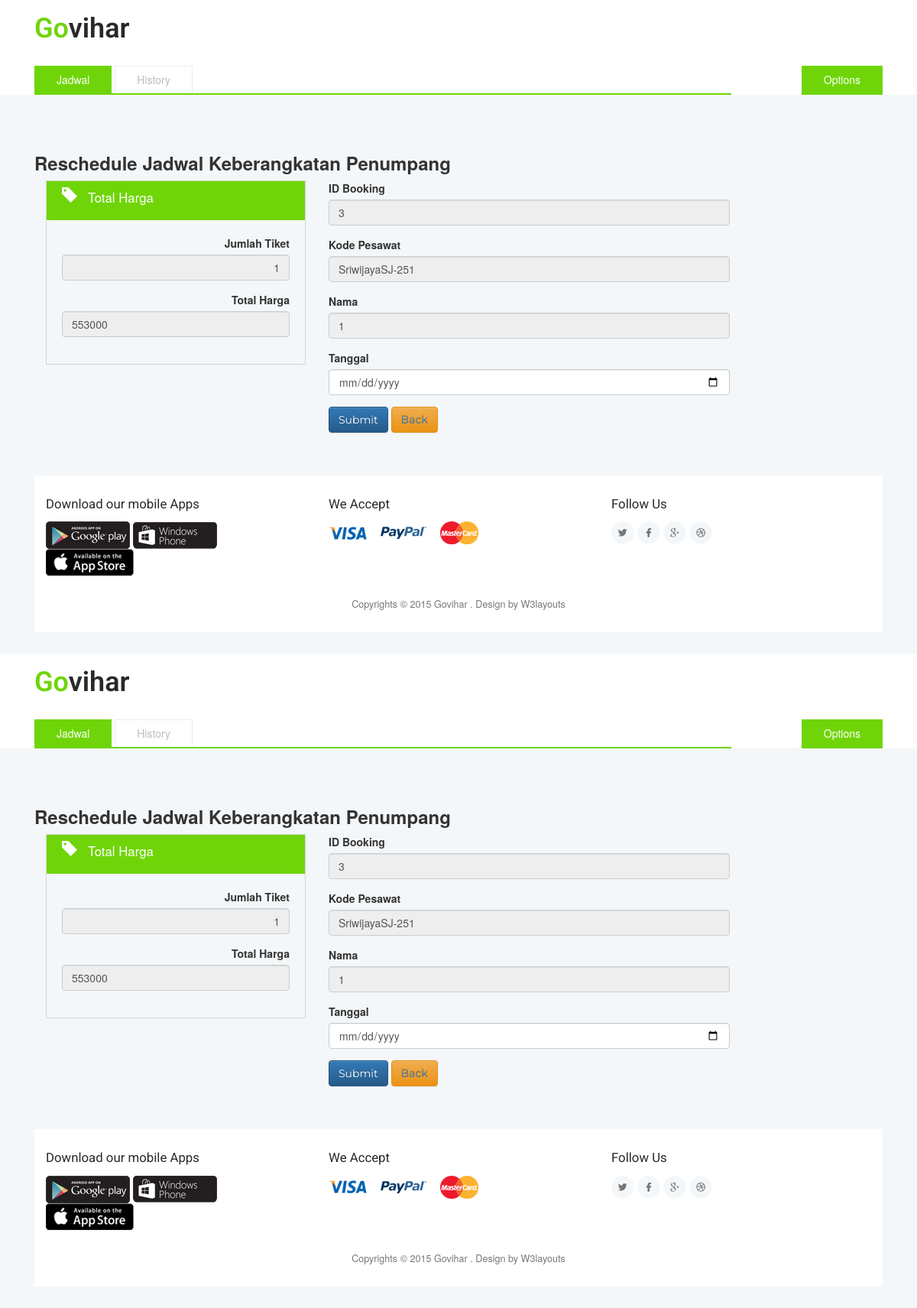
The app's page /Booking/edit/3 with its own data.
### tables this page shows
CREATE TABLE IF NOT EXISTS `booking` (
  `IdBooking` int(5) NOT NULL,
  `FK_KodePesawat` varchar(30) NOT NULL,
  `FK_IdPenumpang` int(10) NOT NULL,
  `TanggalBook` date NOT NULL,
  `JumlahTiket` int(11) NOT NULL,
  `TotalHarga` int(11) NOT NULL
);

### application/controllers/Booking.php (called while the page is built, shortened)
<?php
class Booking extends CI_Controller {
	function __construct(){
		$this->load->helper(array('url'));
		$this->load->model('PenumpangModel');
		$this->load->model('PesawatModel');
		$this->load->model('BookingModel');
	}
	public function edit($idbook=''){
		$book = $this->BookingModel->getedit($idbook);
		$data = array(
			"IdBooking" 		=> $book[0]['IdBooking'],
			"FK_IdPenumpang" 	=> $book[0]['FK_IdPenumpang'],
			"FK_KodePesawat"	=> $book[0]['FK_KodePesawat'],
			"TanggalBook"		=> $book[0]['TanggalBook'],
			"JumlahTiket" 		=> $book[0]['JumlahTiket'],
			"TotalHarga"		=> $book[0]['TotalHarga']
		);
		$this->form_validation->set_rules('tgl', 'Tgl', 'required',
			array(
				'required' 		=> 'Isi %s lah, hadeeh.'
			));
		$this->load->view('Templates/Header');
		$this->load->view('Booking/EditBooking',$data);
		$this->load->view('Templates/Footer');
		if ($this->form_validation->run() === FALSE) {
			$this->load->view('Templates/Header');
			$this->load->view('Booking/EditBooking',$data);
			$this->load->view('Templates/Footer');
		}
	}
}

### index.php (called while the page is built, shortened)
<?php
require_once BASEPATH.'core/CodeIgniter.php';

### application/models/BookingModel.php (called while the page is built, shortened)
<?php
class BookingModel extends CI_Model {
	public function getedit($idbook=''){
		$data = $this->db->query('SELECT * FROM booking where IdBooking = '.$idbook);
		return $data->result_array();
	}
}

### application/views/Booking/EditBooking.php (the view, shortened to what this page needs)
<html lang="en">
  <head>
    <link rel="stylesheet" href="<?php echo base_url('./assets/css/bootstrap.min.css'); ?>" media="screen">
    <link rel="stylesheet" href="//maxcdn.bootstrapcdn.com/bootstrap/3.3.7/css/bootstrap.min.css">
<link rel="stylesheet" href="//maxcdn.bootstrapcdn.com/bootstrap/3.3.7/css/bootstrap-theme.min.css">
  </head>
<body>
 <div class="banner-bottom">
    <div class="container">
      <h3><strong>Reschedule Jadwal Keberangkatan Penumpang</strong></h3>
      <?php echo form_open(current_url());?>
        <div class="col-md-4 single-gd-rt">
              <div class="spl-btn">
                <div class="spl-btn-bor">
                  <a href="#">
                    <span class="glyphicon glyphicon-tag" aria-hidden="true"></span>
                  </a>
                  <p>Total Harga</p>
                </div>
                <div class="sp-bor-btn text-right">
                  <div class="form-group">
                    <label>Jumlah Tiket</label>
                    <input type='text' class="form-control jumlah-tiket" name="jumtik" style="text-align:right;"  value="<?php echo $JumlahTiket; ?>" / readonly>
                  </div>
                  <div class="form-group">
                  <label>Total Harga</label>
                    <input type="text" class="form-control total-harga" name="total" value="<?php echo $TotalHarga; ?>" readonly></h4>
                  </div>
                </div>
              </div>
        </div>
        <div class="col-md-6">
          <div class="bs-component">
            <form class="needs-validation" novalidate>
              <fieldset>
                <div class="form-group">
                  <label>ID Booking</label>
                  <input type="text" class="form-control" name="idbook" value="<?php echo $IdBooking; ?>" readonly>
                </div>
                <div class="form-group">
                  <label>Kode Pesawat</label>
                  <input type="text" class="form-control" name="kode" value="<?php echo $FK_KodePesawat; ?>" readonly>
                </div>
                <div class="form-group">
                  <label>Nama</label>
                  <input type="text" class="form-control" name="idpenumpang" value="<?php echo $FK_IdPenumpang; ?>" readonly>
                </div>
                <div class="form-group">
                  <label for="tgl">Tanggal</label>
                  <input type="date" class="form-control" id="tgl" name="tgl" value="<?php echo set_value('tanggal')?>" required>
                </div>
                <button type="submit" class="btn btn-primary" name="btnSubmit" id="btnSubmit" value="Simpan">Submit</button>
                <button class="btn btn-warning"><a href="<?php echo base_url()."Pesawat/tes"; ?>">Back</a></button>
              </fieldset>
            </form>
          </div>
        </div>
    </div>
  </div>
  </body>
</html>

### assets/css/style.css (style rules this page uses)
body { margin:0; font-family: 'Open Sans', sans-serif; background-color:#fff; }
body a { transition: 0.5s all ease; -webkit-transition: 0.5s all ease; -moz-transition: 0.5s all ease; -o-transition: 0.5s all ease; -ms-transition: 0.5s all ease; text-decoration:none; }
h1,h2,h3,h4,h5,h6 { margin:0; }
p { margin:0; }
ul,label { margin:0; padding:0; }
.banner-bottom { padding: 4em 0 0 0; background: #f4f7f9; }
.spl-btn { border:1px solid #d5d5d5; }
.spl-btn-bor p { color:#fff; font-size:1.2em; display:inline-block; }
.spl-btn-bor { padding: 8px 20px; background: #6fd508; }
.spl-btn-bor span { margin-right: 10px; color:#fff; font-size:20px; top:0; }
.sp-bor-btn { padding:20px; }

### records on screen
booking: jumtik "1 1", total "553000 553000", idbook "3 3", kode "SriwijayaSJ-251 SriwijayaSJ-251", idpenumpang "1 1"
